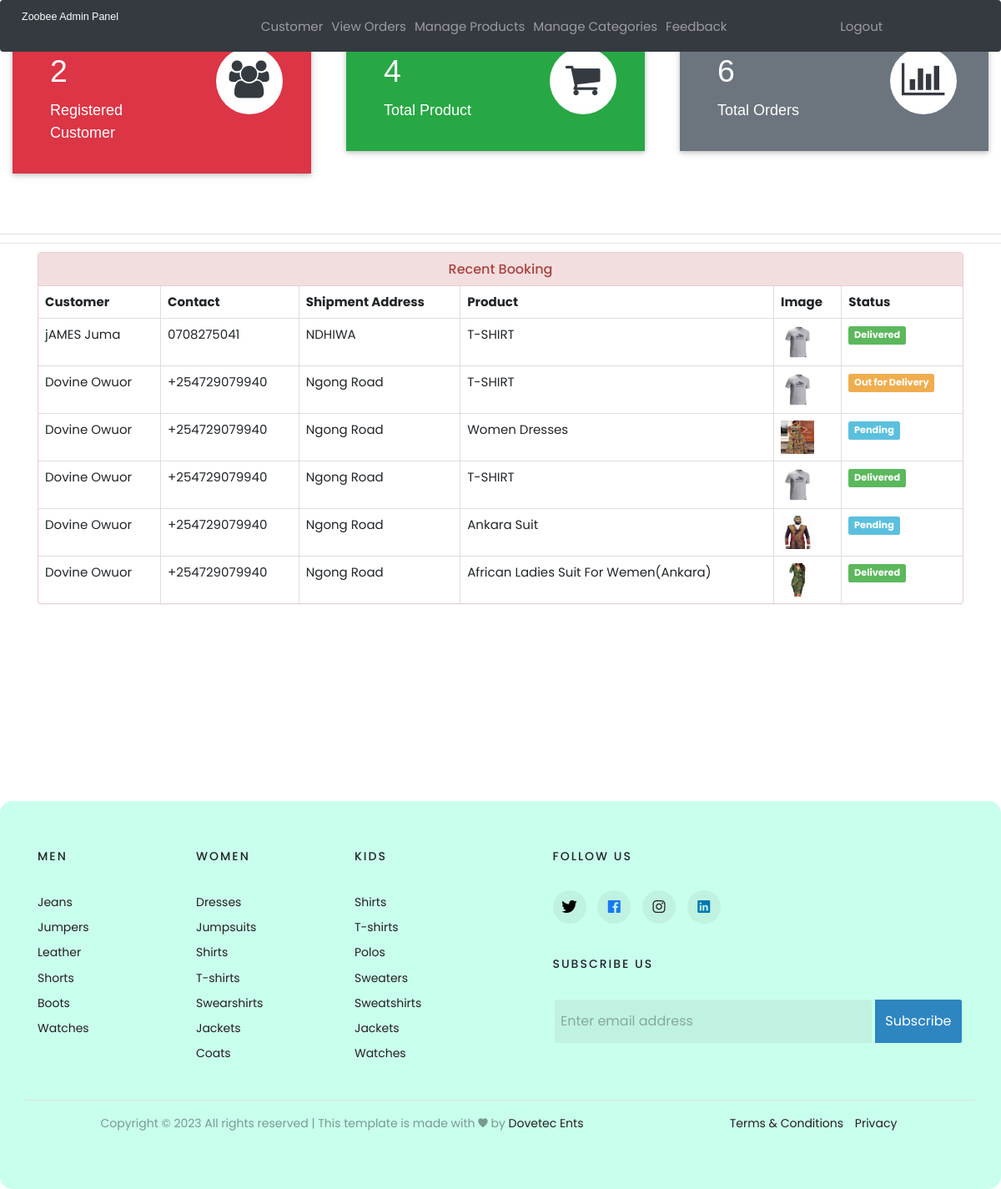
Page /admin-dashboard (signed in) on the earlier database version.
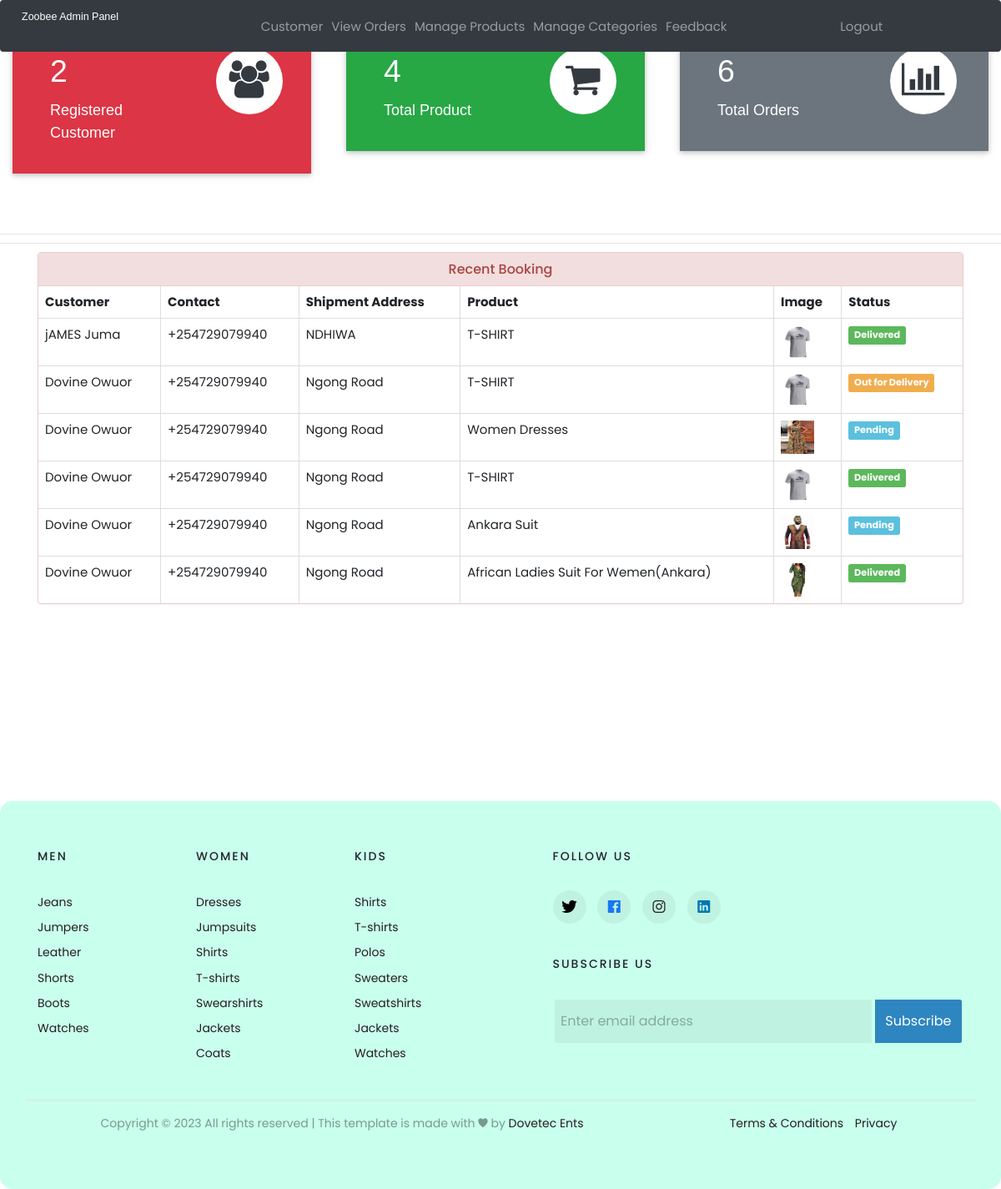
Same page on the later database version.
### ecom/models.py (models this page shows, shortened)
class Customer(models.Model):
    user=models.OneToOneField(User,on_delete=models.CASCADE)
    profile_pic= models.ImageField(upload_to='profile_pic/CustomerProfilePic/',null=True,blank=True)
    address = models.CharField(max_length=40)
    mobile = models.CharField(max_length=20,null=False)
    @property
    def get_name(self):
        return self.user.first_name+" "+self.user.last_name

### ecom/views.py (the view)
# urls.py: path('admin-dashboard', views.admin_dashboard_view,name='admin-dashboard'),
@login_required(login_url='adminlogin')
def admin_dashboard_view(request):
    customercount=models.Customer.objects.all().count()
    productcount=models.Product.objects.all().count()
    ordercount=models.Orders.objects.all().count()
    orders=models.Orders.objects.all()
    ordered_products=[]
    ordered_bys=[]
    for order in orders:
        ordered_product=models.Product.objects.all().filter(id=order.product.id)
        ordered_by=models.Customer.objects.all().filter(id = order.customer.id)
        ordered_products.append(ordered_product)
        ordered_bys.append(ordered_by)
    mydict={
    'customercount':customercount,
    'productcount':productcount,
    'ordercount':ordercount,
    'data':zip(ordered_products,ordered_bys,orders),
    }
    return render(request,'ecom/admin_dashboard.html',context=mydict)

### templates/ecom/admin_dashboard.html (shortened to what this page needs)
{% extends 'ecom/admin_base.html' %}
{% load static %}
{% block content %}
<br>
{%include 'ecom/admin_dashboard_cards.html'%}
<br><br><br><br><br>
<hr>
<hr>
<div class="container">
  <div class="panel panel-danger">
    <div class="panel-heading" style="text-align:center;">
      <h6 class="panel-title">Recent Booking</h6>
    </div>
    <table class="table table-hover table-bordered" id="dev-table">
      <thead>
        <tr>
          <th>Customer</th>
          <th>Contact</th>
          <th>Shipment Address</th>
          <th>Product</th>
          <th>Image</th>
          <th>Status</th>
        </tr>
      </thead>
      {% for product,customer,order in data %}
      <tr>
        {% for c in customer %}
        <td> {{c.get_name}}</td>
        <td>{{c.mobile}}</td>
        <td>{{order.address}}</td>
        {% endfor %}
        {% for p in product %}
        <td> {{p.name}}</td>
        <td> <img src="{% static p.product_image.url %}" alt="Profile Pic" height="40px" width="40px" /></td>
        {% if order.status == 'Pending'%}
        <td> <span class="label label-info">{{order.status}}</span></td>
        {% elif order.status == 'Delivered' %}
        <td> <span class="label label-success">{{order.status}}</span></td>
        {% elif order.status == 'Out for Delivery' %}
        <td> <span class="label label-warning">{{order.status}}</span></td>
        {%else%}
        <td> <span class="label label-primary">{{order.status}}</span></td>
        {%endif%}
        {% endfor %}
      </tr>
      {% endfor %}
    </table>
  </div>
</div>
{% endblock content %}

Differences in the rows shown:
changed Customer "jAMES Juma": mobile "0708275041" → "+254729079940"
